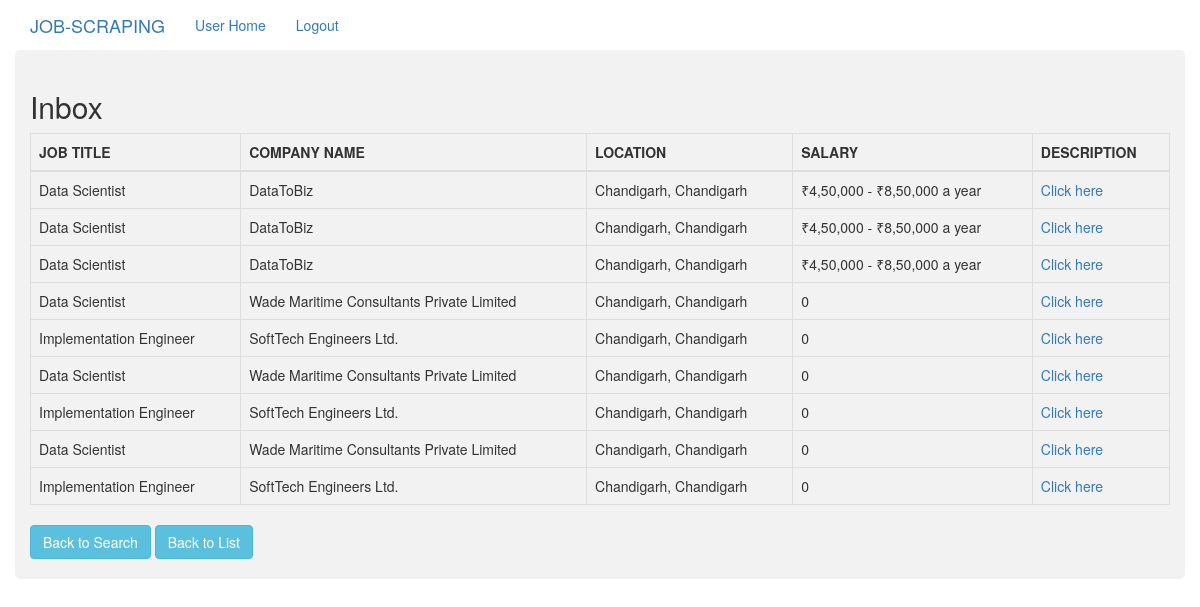
The app's page /listofjobs_sorted/ (signed in) with its own data.
### job_scraping/models.py (models this page shows, shortened)
class Sorted_Job_Details(models.Model):
    job_name=models.CharField(max_length=100)
    company_name=models.CharField(max_length=100)
    location=models.CharField(max_length=100)
    salary=models.CharField(max_length=100)
    summary=models.CharField(max_length=1000)

### job_scraping/views.py (the view)
# urls.py: path('listofjobs_sorted/',views.listofjobs_sorted.as_view(),name='listofjobs_sorted'),
@method_decorator(login_required, name='dispatch')
class listofjobs_sorted(ListView):
    model=Sorted_Job_Details
    context_object_name='Sorted_Job_Details'
    template_name='job_scraping/listofjobs_sorted.html'
    def get_queryset(self):
        queryset = super(listofjobs_sorted, self).get_queryset()
        return queryset

### templates/job_scraping/listofjobs_sorted.html (shortened to what this page needs)
{% extends "job_scraping/base.html" %}
{% block body %}
    <h2>Inbox</h2>
    <table class="table table-hover table-bordered">
      <thead>
        <tr>
          <th>JOB TITLE</th>
          <th>COMPANY NAME</th>
          <th>LOCATION</th>
          <th>SALARY</th>
          <th>DESCRIPTION</th>
      </tr>
      </thead>
      <tbody>
        {% for job in Sorted_Job_Details %}
          <tr>
            <td>{{job.job_name}}</td>
            <td>{{job.company_name}}</td>
            <td>{{job.location}}</td>
            <td>{{job.salary}}</td>
            <td><a href='{{job.id}}'>Click here</a></td>
        </tr>
        {% endfor %}
      </tbody>
    </table>
  <a href="{% url 'userhome' %}" class="btn btn-info" role="button">Back to Search</a>
  <a href="{% url 'listofjobs' %}" class="btn btn-info" role="button">Back to List</a>
{% endblock %}

### templates/job_scraping/base.html (shortened to what this page needs)
<!DOCTYPE html>
{% load staticfiles %}
<html lang="en" dir="ltr">
  <head>
    <link rel="stylesheet" href='{% static "mystyles.css" %}' />
    <link rel="stylesheet" href="https://maxcdn.bootstrapcdn.com/bootstrap/3.4.0/css/bootstrap.min.css">
  </head>
  <body>
    <div class="bg".
    <nav class="navbar navbar-default">
      <div class="container-fluid">
        <div class="navbar-header">
          <a class="navbar-brand" href="#">JOB-SCRAPING</a>
        </div>
        <ul class="nav navbar-nav">
          {% if user.is_authenticated %}
            <li><a href="{% url 'userhome' %}">User Home</a></li>
            <li><a href="{% url 'userlogout' %}">Logout</a></li>
          {% endif %}
        </ul>
      </div>
    <div class="container"class="bg">
      {% block body %}
      {% endblock %}
    </div>
  </body>
</html>

### static/mystyles.css (style rules this page uses)
.container { border-radius: 5px; background-color: #f2f2f2; padding: 20px; }

### records on screen
Sorted_Job_Details: job_name "Data Scientist", company_name "DataToBiz", location "Chandigarh, Chandigarh", salary "₹4,50,000 - ₹8,50,000 a year"
Sorted_Job_Details: job_name "Data Scientist", company_name "DataToBiz", location "Chandigarh, Chandigarh", salary "₹4,50,000 - ₹8,50,000 a year"
Sorted_Job_Details: job_name "Data Scientist", company_name "DataToBiz", location "Chandigarh, Chandigarh", salary "₹4,50,000 - ₹8,50,000 a year"
Sorted_Job_Details: job_name "Data Scientist", company_name "Wade Maritime Consultants Private Limited", location "Chandigarh, Chandigarh", salary "0"
Sorted_Job_Details: job_name "Implementation Engineer", company_name "SoftTech Engineers Ltd.", location "Chandigarh, Chandigarh", salary "0"
Sorted_Job_Details: job_name "Data Scientist", company_name "Wade Maritime Consultants Private Limited", location "Chandigarh, Chandigarh", salary "0"
Sorted_Job_Details: job_name "Implementation Engineer", company_name "SoftTech Engineers Ltd.", location "Chandigarh, Chandigarh", salary "0"
Sorted_Job_Details: job_name "Data Scientist", company_name "Wade Maritime Consultants Private Limited", location "Chandigarh, Chandigarh", salary "0"
Sorted_Job_Details: job_name "Implementation Engineer", company_name "SoftTech Engineers Ltd.", location "Chandigarh, Chandigarh", salary "0"
